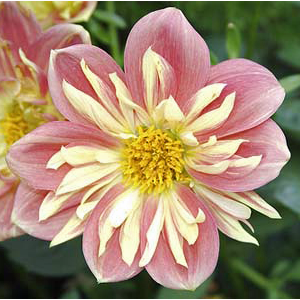
#> input picture NUS-natual/hw3/flower.bmp, 300 x 300 px, found by its file name
$ python Q5.py
#> lines starting #> are read from the running program, lines starting #| are printed output that depends on the picture
# -*- coding: utf-8 -*-
"""
Created on Sun Jul 23 15:36:04 2017

@author: 魏硕
"""


from PIL import Image,ImageOps
import numpy
from numpy import linalg
#import matplotlib
from matplotlib import pyplot
import os
os . chdir ("C:\\Users\魏硕\Desktop\hw3 ")
#读取图像
flower = Image.open("flower.bmp")
#> flower is the input picture: PIL image 300x300 RGB; mean R, G, B 162.5, 137.8, 110.2
flower.show()
#######################
flower = ImageOps.grayscale(flower) #转化为灰度图像
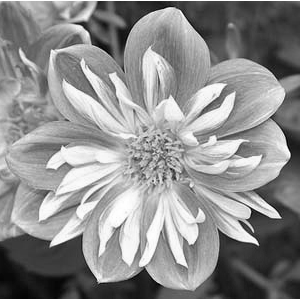
#> flower: PIL image 300x300 L; min 0, max 255, mean 142
aflower = numpy.asarray(flower) # aflower is unit8
aflower = numpy.float32(aflower)#转化格式
U,S,Vt = linalg.svd(aflower)#奇异值分解
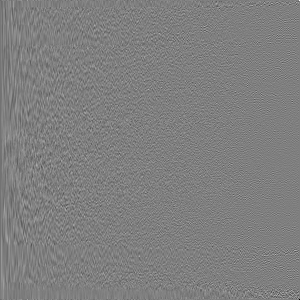
#> U: shape (300, 300) float32; min -0.707, max 0.707, mean -0.000181; drawn with min black and max white
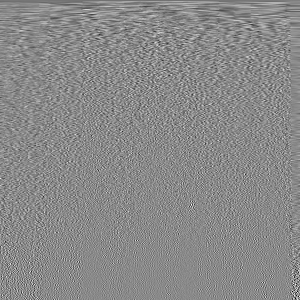
#> Vt: shape (300, 300) float32; min -0.385, max 0.328, mean -0.000188; drawn with min black and max white
#> S = 300 values, max 44672.4 at index 0, min 1.98e-11 at index 299, mean 505.3
pyplot.plot(S,'b.')
pyplot.savefig("5_result1")
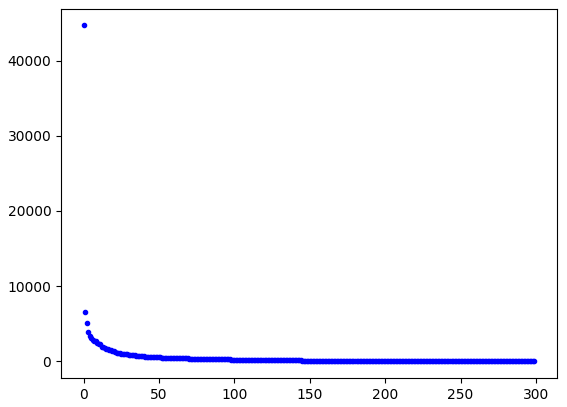
#> figure drawn by matplotlib, 1 panel; curve peaks at x = 0, y = 44672.4
pyplot.show()
################
K = 200 #？？？？不太懂
Sk = numpy.diag(S[:K])
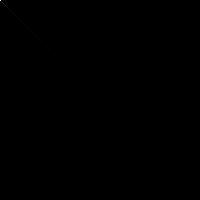
#> Sk: shape (200, 200) float32; min 0, max 44672.4, mean 3.8; drawn with min black and max white
Uk = U[:, :K]
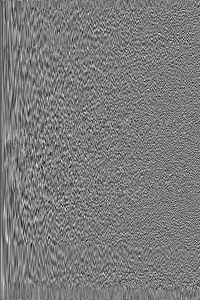
#> Uk: shape (300, 200) float32; min -0.261, max 0.276, mean -0.000273; drawn with min black and max white
Vtk = Vt[:K, :]#提取出前二十个奇异值
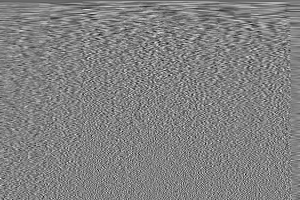
#> Vtk: shape (200, 300) float32; min -0.285, max 0.275, mean -0.000282; drawn with min black and max white
######################
aImk = numpy.dot(Uk, numpy.dot( Sk, Vtk)) #将提取出来的数据进行合并
Imk = Image.fromarray(aImk)
pyplot.imshow(Imk)#Imk.show()这样显示怎么保存？
pyplot.axis("off")#避免显示坐标轴
pyplot.savefig("5_result5")
Imk.show()
Imk.save("5_result5.tiff")
